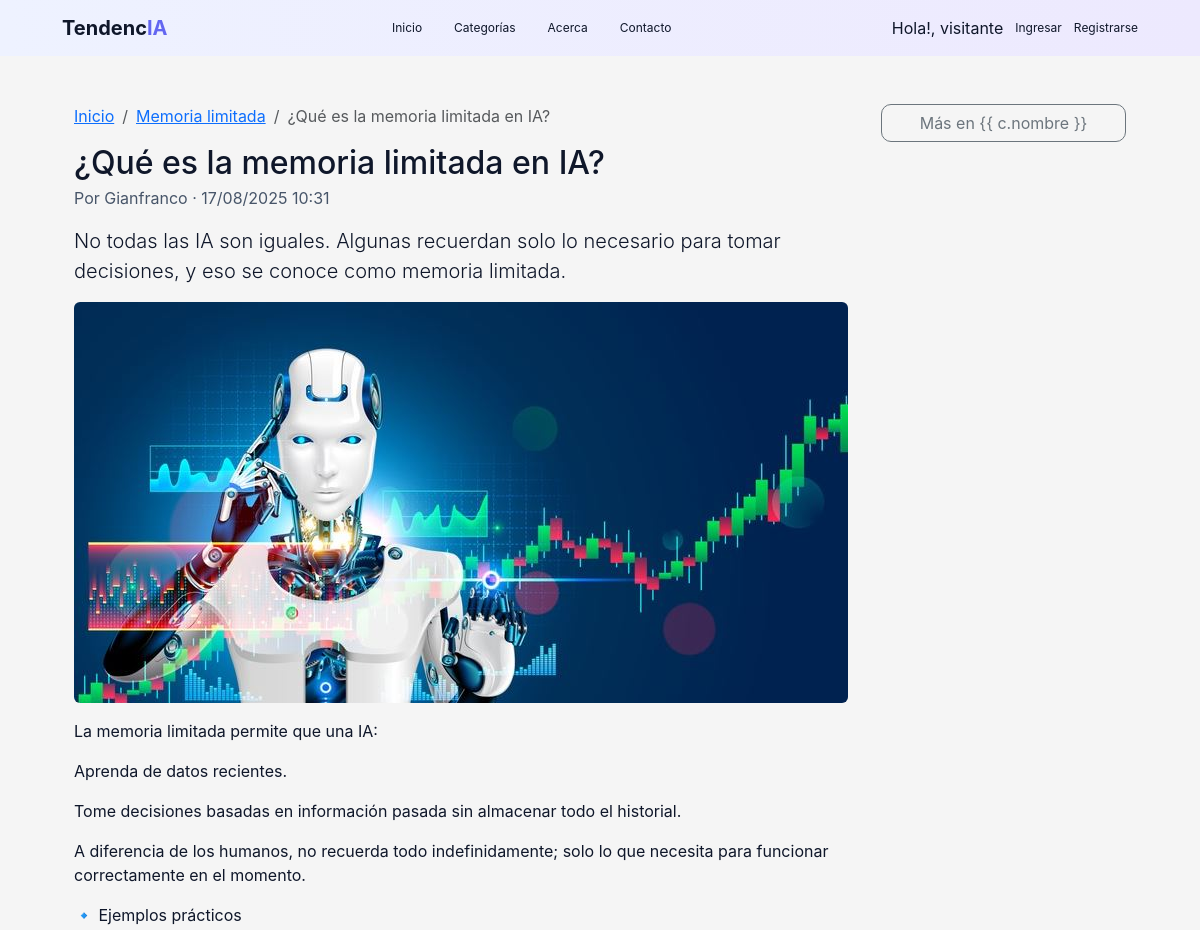
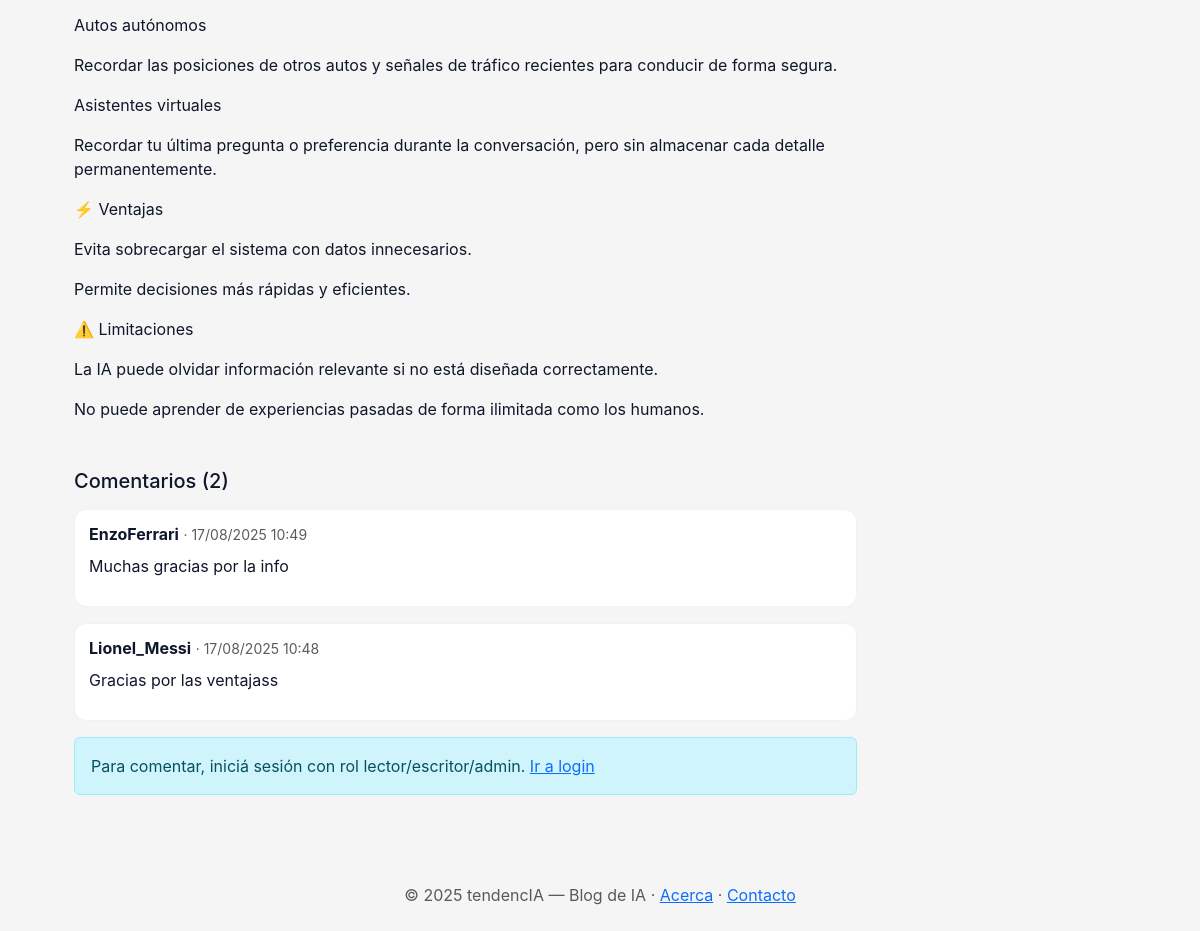
Screenshot of /post/15/ with the database file from the repository (2 pictures, top to bottom).
### apps/posts/models.py (models this page shows, shortened)
class Categoria(models.Model):
    nombre = models.CharField(max_length=50, unique=True)
    descripcion = models.TextField(blank=True, null=True)
    parent = models.ForeignKey(
        'self',
        on_delete=models.SET_NULL,
        null=True,
        blank=True,
        related_name='subcategorias'
    )
    class Meta:
        ordering = ['nombre']
        verbose_name = 'Categoría'
        verbose_name_plural = 'Categorías'

class Post(models.Model):
    titulo = models.CharField(max_length=200)
    resumen = models.CharField(max_length=300)
    contenido = models.TextField()
    fecha_hora = models.DateTimeField(auto_now_add=True)
    autor = models.ForeignKey(
        settings.AUTH_USER_MODEL,
        on_delete=models.CASCADE,
        related_name='posts'
    )
    categorias = models.ManyToManyField(Categoria, related_name='posts', blank=True)
    tags = models.ManyToManyField(Tag, related_name='posts', blank=True)
    imagen = models.ImageField(upload_to='post_images/', blank=True, null=True)
    class Meta:
        ordering = ['-fecha_hora']

### apps/usuarios/models.py (models this page shows, shortened)
class Usuario(AbstractUser):
    avatar = models.ImageField(upload_to='avatars/', blank=True, null=True)
    edad = models.PositiveIntegerField(blank=True, null=True)
    class Rol(models.TextChoices):
        VISITANTE = 'visitante', 'Visitante'
        LECTOR    = 'lector',    'Lector'
        ESCRITOR  = 'escritor',  'Escritor'
        ADMIN     = 'admin',     'Administrador'
    rol = models.CharField(
        max_length=20,
        choices=Rol.choices,
        default=Rol.LECTOR,
    )
    def __str__(self):
        return self.username
    class Meta:
        ordering = ['username']
        verbose_name = 'Usuario'
        verbose_name_plural = 'Usuarios'

### apps/comentarios/models.py (models this page shows, shortened)
class Comentario(models.Model):
    post = models.ForeignKey('posts.Post', on_delete=models.CASCADE, related_name='comentarios')
    usuario = models.ForeignKey(
        settings.AUTH_USER_MODEL,
        on_delete=models.CASCADE,
        related_name='comentarios'
    )
    contenido = models.TextField()
    fecha_hora = models.DateTimeField(auto_now_add=True)
    class Meta:
        ordering = ['-fecha_hora']

### apps/posts/views.py (the view, shortened to what this page needs)
# urls.py: path("post/<int:pk>/", views.post_detalle, name="post_detalle"),
def post_detalle(request, pk):
    post = get_object_or_404(Post.objects.select_related("autor"), pk=pk)
    comentarios = post.comentarios.select_related("usuario").order_by("-fecha_hora")
    form = None
    return render(request, "posts/post_detalle.html", {"post": post, "comentarios": comentarios, "form": form})

### apps/posts/templates/posts/post_detalle.html (shortened to what this page needs)
{% extends "base.html" %}
{% load static %}
{% block content %}
<div class="container py-4">
  <div class="row">
    <div class="col-lg-9">
      <nav aria-label="breadcrumb">
        <ol class="breadcrumb">
          <li class="breadcrumb-item"><a href="{% url 'posts:feed' %}">Inicio</a></li>
          {% for c in post.categorias.all %}
          <li class="breadcrumb-item"><a href="{% url 'posts:feed_categoria' c.pk %}">{{ c.nombre }}</a></li>
          {% endfor %}
          <li class="breadcrumb-item active" aria-current="page">{{ post.titulo }}</li>
        </ol>
      </nav>
      <article class="mb-4">
        <h1 class="h2 mb-1">{{ post.titulo }}</h1>
        <div class="post-meta mb-3 d-flex align-items-center gap-2">
          <span>Por {{ post.autor }} · {{ post.fecha_hora|date:"d/m/Y H:i" }}</span>
        </div>
        {% if post.resumen %}<p class="lead">{{ post.resumen }}</p>{% endif %}
        {% if post.imagen %}
        <div class="mb-3">
          <img src="{{ post.imagen.url }}" alt="{{ post.titulo }}" class="img-fluid rounded">
        </div>
        {% endif %}
        <div class="fs-6">{{ post.contenido|linebreaks }}</div>
      </article>
      <section id="comentarios" class="mt-5">
        <h2 class="h5 mb-3">Comentarios ({{ comentarios|length }})</h2>
        {% if comentarios %}
        <div>
          {% for c in comentarios %}
          <div id="comentario-{{ c.pk }}" class="comment mb-3">
            <div class="d-flex justify-content-between align-items-start">
              <div class="flex-grow-1">
                <div>
                  <strong>{{ c.usuario }}</strong>
                  <small class="text-muted">· {{ c.fecha_hora|date:"d/m/Y H:i" }}</small>
                </div>
                <div class="mt-2">{{ c.contenido|linebreaks }}</div>
              </div>
            </div>
          </div>
          {% endfor %}
        </div>
        {% else %}
        <div class="alert alert-secondary">Sé el primero en comentar.</div>
        {% endif %}
        {% if form %}
        <div class="card mt-3">
          <div class="card-body">
            <form method="post" novalidate>
              {% csrf_token %}
              <div class="mb-3">{{ form.contenido }}</div>
              <button type="submit" class="btn btn-primary">Publicar comentario</button>
            </form>
          </div>
        </div>
        {% else %}
        <div class="alert alert-info mt-3">
          Para comentar, iniciá sesión con rol lector/escritor/admin.
          <a href="{% url 'usuarios:login' %}?next={{ request.path }}">Ir a login</a>
        </div>
        {% endif %}
      </section>
    </div>
    <div class="col-lg-3">
      {% with c=post.categorias.first %}
      {% if c %}
      <a class="btn btn-outline-secondary w-100 mb-3" href="{% url 'posts:feed_categoria' c.pk %}">Más en {{ c.nombre
        }}</a>
      {% endif %}
      {% endwith %}
    </div>
  </div>
</div>
{% endblock %}

### tendencIA/static/css/site.css (style rules this page uses)
:root { --brand: #F5F5F5; --brand-dark: #F5F5F5; --bg: #F5F5F5; --card: #ffffff; --muted: #475569; --radius: 16px; --shadow: 0 6px 20px rgba(16, 24, 40, .08); --shadow-hover: 0 10px 30px rgba(16, 24, 40, .14); --purple: #6366F1; --navbar-color: #0F172A; }
html, body { background: var(--bg); font-family: 'Inter', sans-serif; color: var(--navbar-color); }
.container { max-width: 1100px; }
.btn { border-radius: 10px; }
.post-meta { color: var(--muted); display: flex; align-items: center; gap: .5rem; }
.comment { background: #fff; border: 1px solid #eef2f7; border-radius: 12px; padding: 12px 14px; }
.comment+.comment { margin-top: 10px; }
[id^="comentario-"] { scroll-margin-top: 80px; }

### rows the page displays
Categoria: nombre "Memoria limitada"
Post: titulo "¿Qué es la memoria limitada en IA?", autor "Gianfranco", fecha_hora "17/08/2025 10:31", resumen "No todas las IA son iguales. Algunas recuerdan solo lo necesario para tomar decisiones, y eso se conoce como memoria limitada.", imagen (picture), contenido "La memoria limitada permite que una IA: Aprenda de datos recientes. Tome decisiones basadas en información pasada sin almacenar todo el historial. A diferencia de los humanos, no recuerda todo indefinidamente; solo lo que necesita para funcionar correctamente en el momento. 🔹 Ejemplos prácticos Autos autónomos Recordar las posiciones de otros autos y señales de tráfico recientes para conducir de forma segura. Asistentes virtuales Recordar tu última pregunta o preferencia durante la conversación, pero sin almacenar cada detalle permanentemente. ⚡ Ventajas Evita sobrecargar el sistema con datos innecesarios. Permite decisiones más rápidas y eficientes. ⚠️ Limitaciones La IA puede olvidar…"
Comentario: usuario "EnzoFerrari", fecha_hora "17/08/2025 10:49", contenido "Muchas gracias por la info"
Comentario: usuario "Lionel_Messi", fecha_hora "17/08/2025 10:48", contenido "Gracias por las ventajass"

### other values shown
{{ comentarios|length }} "2"
